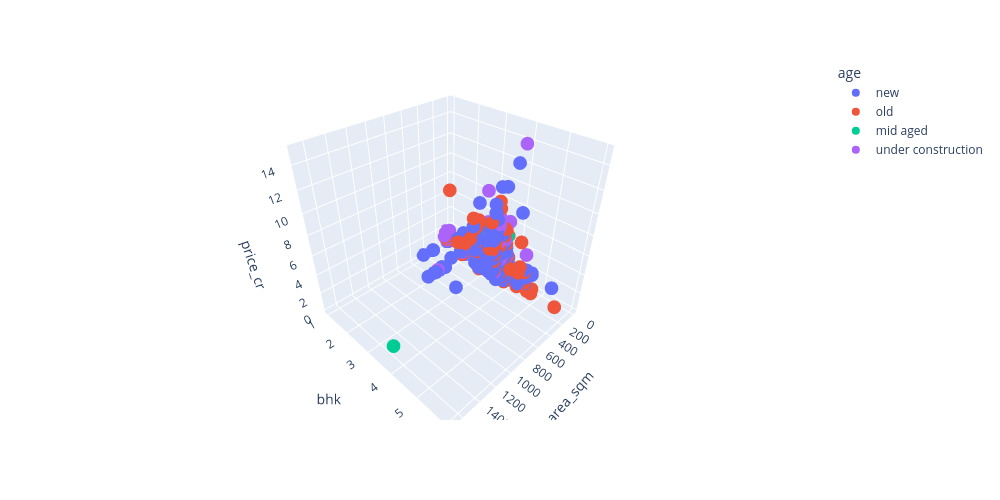

Write notebook code for a chart like this one.
### Code cell
px.scatter_3d(df,
                x='area_sqm',
                y='bhk',
                z='price_cr',
                log_y=False,
                color='age',
                hover_name='society',
                 width=1000,
                 height=500)

### Figure 1 — Plotly figure (JSON) as saved in the notebook; plotly's stock layout.template omitted (floating-point values rounded to 4 significant figures; data arrays with more than 128 entries replaced by an {"elided": "..."} marker saying what was removed)
{"data": [{"hovertemplate": "<b>%{hovertext}</b><br><br>age=new<br>area_sqm=%{x}<br>bhk=%{y}<br>price_cr=%{z}<extra></extra>", "hovertext": {"elided": "2016 str values"}, "legendgroup": "new", "marker": {"color": "#636efa", "symbol": "circle"}, "mode": "markers", "name": "new", "scene": "scene", "showlegend": true, "type": "scatter3d", "x": {"elided": "2016 float values"}, "y": {"elided": "2016 int values"}, "z": {"elided": "2016 float values"}}, {"hovertemplate": "<b>%{hovertext}</b><br><br>age=old<br>area_sqm=%{x}<br>bhk=%{y}<br>price_cr=%{z}<extra></extra>", "hovertext": {"elided": "490 str values"}, "legendgroup": "old", "marker": {"color": "#EF553B", "symbol": "circle"}, "mode": "markers", "name": "old", "scene": "scene", "showlegend": true, "type": "scatter3d", "x": {"elided": "490 float values"}, "y": {"elided": "490 int values"}, "z": {"elided": "490 float values"}}, {"hovertemplate": "<b>%{hovertext}</b><br><br>age=mid aged<br>area_sqm=%{x}<br>bhk=%{y}<br>price_cr=%{z}<extra></extra>", "hovertext": {"elided": "139 str values"}, "legendgroup": "mid aged", "marker": {"color": "#00cc96", "symbol": "circle"}, "mode": "markers", "name": "mid aged", "scene": "scene", "showlegend": true, "type": "scatter3d", "x": {"elided": "139 float values"}, "y": {"elided": "139 int values"}, "z": {"elided": "139 float values"}}, {"hovertemplate": "<b>%{hovertext}</b><br><br>age=under construction<br>area_sqm=%{x}<br>bhk=%{y}<br>price_cr=%{z}<extra></extra>", "hovertext": {"elided": "259 str values"}, "legendgroup": "under construction", "marker": {"color": "#ab63fa", "symbol": "circle"}, "mode": "markers", "name": "under construction", "scene": "scene", "showlegend": true, "type": "scatter3d", "x": {"elided": "259 float values"}, "y": {"elided": "259 int values"}, "z": {"elided": "259 float values"}}], "layout": {"height": 500, "legend": {"title": {"text": "age"}, "tracegroupgap": 0}, "margin": {"t": 60}, "scene": {"domain": {"x": [0, 1], "y": [0, 1]}, "xaxis": {"title": {"text": "area_sqm"}}, "yaxis": {"title": {"text": "bhk"}}, "zaxis": {"title": {"text": "price_cr"}}}, "width": 1000}}
